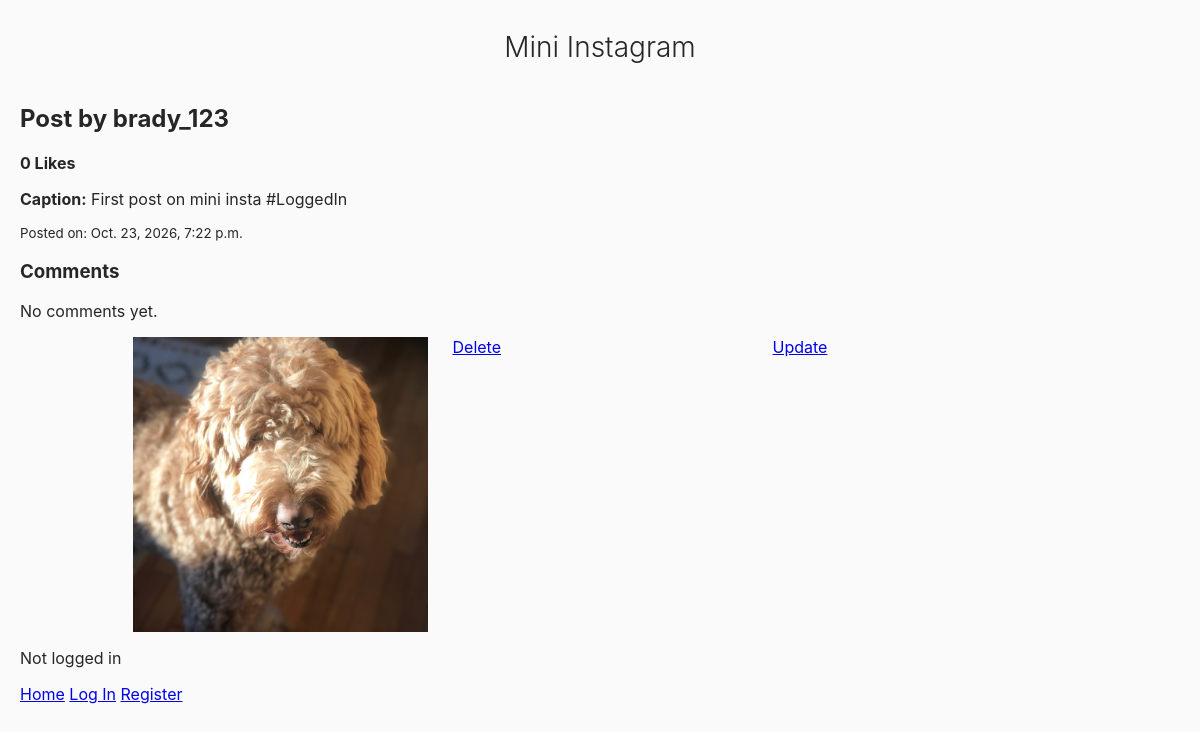
/mini_insta/post/4, run on the app's committed database.
### mini_insta/models.py (models this page shows, shortened)
class Post(models.Model):
    profile = models.ForeignKey(Profile, on_delete=models.CASCADE)
    caption = models.TextField(blank=False)
    timestamp = models.DateTimeField(auto_now=True)
    def get_all_photos(self):
        photos = Photo.objects.filter(post=self)
        return photos
    def get_all_comments(self):
        return Comment.objects.filter(post=self).order_by('timestamp')
    def get_likes(self):
        return Like.objects.filter(post=self)

class Profile(models.Model):
    username = models.TextField(blank=True)
    display_name = models.TextField(blank=True)
    profile_image_url = models.URLField(blank=True)
    bio_text = models.TextField(blank=True)
    join_date = models.DateTimeField(auto_now=True)
    user = models.ForeignKey(User, on_delete=models.CASCADE)

class Photo(models.Model):
    post = models.ForeignKey(Post, on_delete=models.CASCADE)
    image_url = models.URLField(blank=True)
    timestamp = models.DateTimeField(auto_now=True)
    image_file = models.ImageField(blank=True)
    timestamp = models.DateTimeField(auto_now=True)
    def get_image_url(self):
         if self.image_url:
              return self.image_url
         elif self.image_file:
              return self.image_file.url
         return None

### mini_insta/views.py (the view)
# urls.py: path('post/<int:pk>', PostDetailView.as_view(), name='post_detail'),
class PostDetailView(DetailView):
    model = Post
    template_name = "mini_insta/show_post.html"
    context_object_name = "post"

### mini_insta/templates/mini_insta/show_post.html (shortened to what this page needs)
{% extends 'mini_insta/base.html' %}
{% block content %}
<div class="post-info">
    <h2>Post by {{ post.profile.username }}</h2>
    <p><strong>{{ post.get_likes.count }} Likes</strong></p>
    <p><strong>Caption:</strong> {{ post.caption }}</p>
    <p><small>Posted on: {{ post.timestamp }}</small></p>
    <div>
        <h3>Comments</h3>
        {% for comment in post.get_all_comments %}
            <div>
                <strong><a href="{% url 'profile' comment.profile.pk %}">{{ comment.profile.username }}</a></strong>:
                {{ comment.text }}
                <br>
                <small>{{ comment.timestamp }}</small>
            </div>
        {% empty %}
            <p>No comments yet.</p>
        {% endfor %}
    </div>
</div>
<main class="grid-container">
    {% for photo in post.get_all_photos %}
        <div>
            <img src="{{ photo.get_image_url }}" alt="Image for post {{ post.pk }}">
        </div>
    {% empty %}
        <div>
            <img src="https://via.placeholder.com/300?text=No+Image" alt="No image available">
        </div>
    {% endfor %}
    <a href="{% url 'delete_post' post.pk %}">Delete</a>
    <a href="{% url 'update_post' post.pk %}">Update</a>
</main>
{% endblock %}

### static/mini_insta_style.css (style rules this page uses)
body { font-family: -apple-system, BlinkMacSystemFont, "Segoe UI", Roboto, Helvetica, Arial, sans-serif; background-color: #fafafa; color: #262626; margin: 0; padding: 30px 20px; }
.grid-container { display: grid; grid-template-columns: repeat(auto-fill, minmax(220px, 1fr)); gap: 25px; max-width: 935px; margin: 0 auto; }
.grid-container img { width: 100%; aspect-ratio: 1 / 1; object-fit: cover; display: block; }

### data on the page
Post: profile.username "brady_123", get_likes.count "0", caption "First post on mini insta #LoggedIn", timestamp "Oct. 23, 2026, 7:22 p.m."
Photo: get_image_url (picture)
